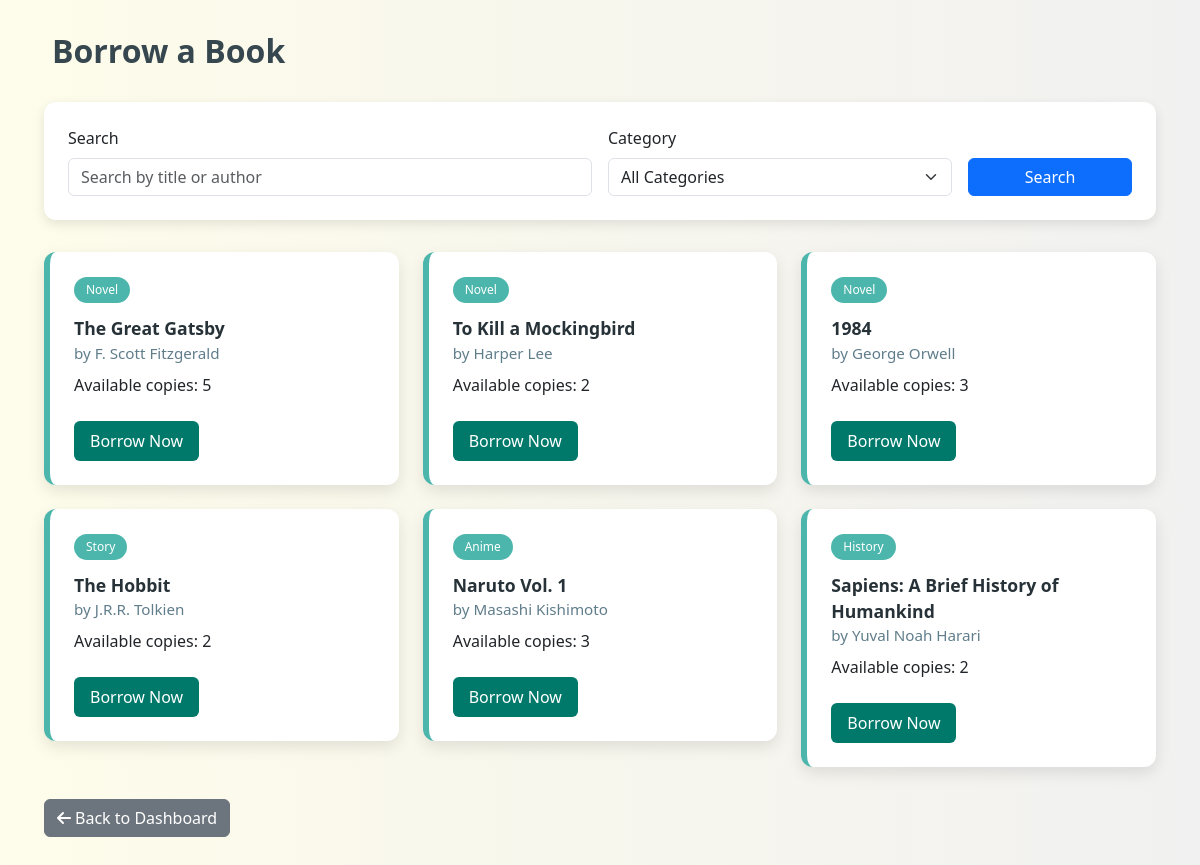
The page /borrow (signed in) on the database as committed earlier.
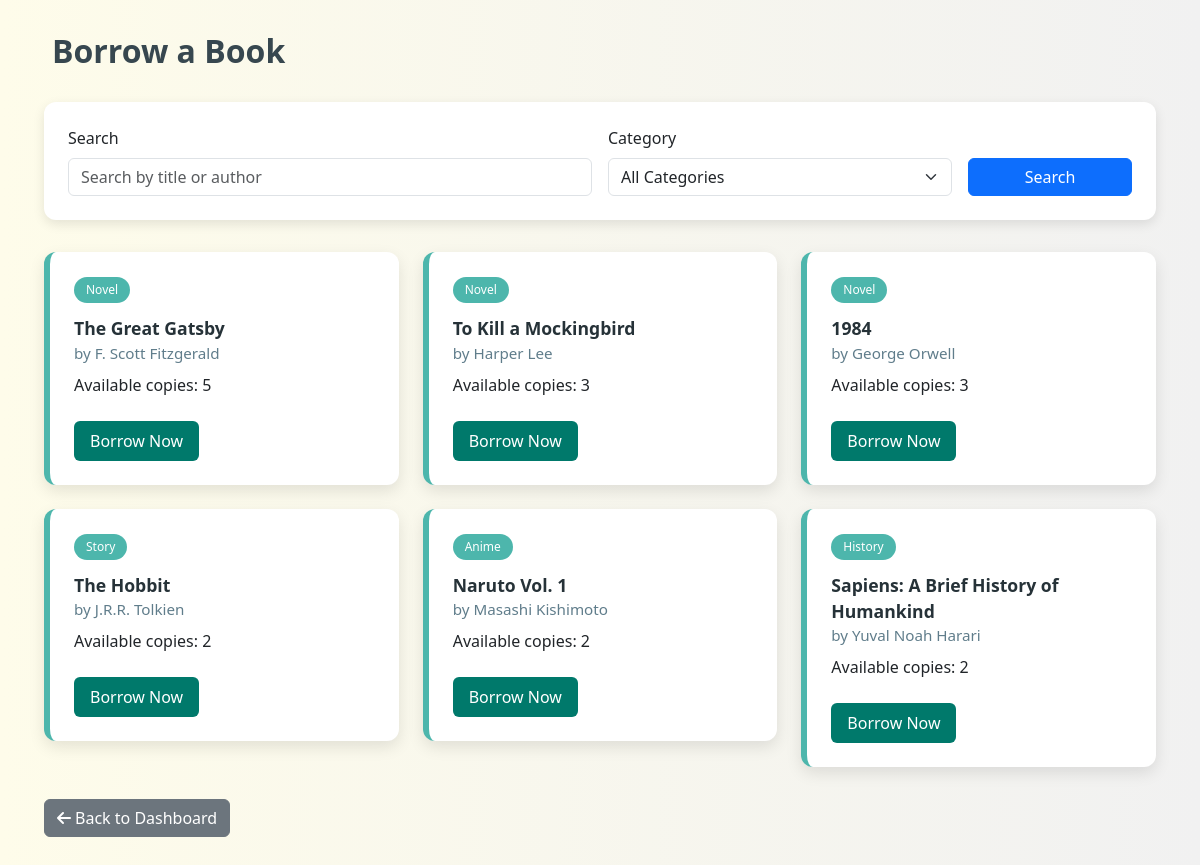
The same page on the database as committed later.
### models.py (models this page shows, shortened)
class Book(db.Model):
    id = db.Column(db.Integer, primary_key=True)
    title = db.Column(db.String(200), nullable=False)
    author = db.Column(db.String(100), nullable=False)
    category = db.Column(db.String(50), nullable=False)
    quantity = db.Column(db.Integer, default=1)
    available_quantity = db.Column(db.Integer, default=1)
    date_added = db.Column(db.DateTime, default=datetime.utcnow)
    borrowed_records = db.relationship('BorrowedBook', backref='book', lazy=True)

### routes.py (the view, shortened to what this page needs)
@app.route('/borrow', methods=['GET', 'POST'])
@login_required
def borrow_books():
    search_form = SearchBookForm()
    borrow_form = BorrowBookForm()
    query = Book.query.filter(Book.available_quantity > 0)
    books = query.all()
    return render_template('borrow.html', books=books, search_form=search_form, borrow_form=borrow_form)

### forms.py
class SearchBookForm(FlaskForm):
    search_term = StringField('Search', validators=[Optional()])
    category = SelectField('Category', choices=[
        ('', 'All Categories'),
        ('Story', 'Story'),
        ('Novel', 'Novel'),
        ('Anime', 'Anime/Manga'),
        ('Biography', 'Biography'),
        ('Motivational', 'Motivational'),
        ('History', 'History'),
        ('Educational', 'Educational')
    ], validators=[Optional()])
    submit = SubmitField('Search')

class BorrowBookForm(FlaskForm):
    book_id = HiddenField('Book ID', validators=[DataRequired()])
    submit = SubmitField('Borrow Now')

### app.py (called while the page is built)
@login_manager.user_loader
def load_user(user_id):
    return db.session.get(User, int(user_id))

### templates/borrow.html (shortened to what this page needs)
<!DOCTYPE html>
<html lang="en">
<head>
  <link href="https://cdn.jsdelivr.net/npm/bootstrap@5.3.0/dist/css/bootstrap.min.css" rel="stylesheet" />
  <link rel="stylesheet" href="https://cdnjs.cloudflare.com/ajax/libs/font-awesome/6.4.0/css/all.min.css">
</head>
<body>
  <div class="container">
    <h2>Borrow a Book</h2>
    <div class="search-box">
      <form method="POST" action="{{ url_for('borrow_books') }}" class="row g-3">
        <div class="col-md-6">
          {{ search_form.search_term.label(class="form-label") }}
          {{ search_form.search_term(class="form-control", placeholder="Search by title or author") }}
        </div>
        <div class="col-md-4">
          {{ search_form.category.label(class="form-label") }}
          {{ search_form.category(class="form-select") }}
        </div>
        <div class="col-md-2 d-flex align-items-end">
          {{ search_form.submit(class="btn btn-primary w-100") }}
        </div>
      </form>
    </div>
    <div class="row g-4">
      {% for book in books %}
      <div class="col-md-4">
        <div class="book-card">
          <div class="category-tag">{{ book.category }}</div>
          <div class="book-title">{{ book.title }}</div>
          <div class="book-author">by {{ book.author }}</div>
          <p class="mt-2">Available copies: {{ book.available_quantity }}</p>
          <button class="btn btn-borrow mt-2 borrow-book-btn" data-id="{{ book.id }}">Borrow Now</button>
        </div>
      </div>
      {% else %}
      <div class="col-12">
        <div class="alert alert-info">
          No books available matching your search criteria.
        </div>
      </div>
      {% endfor %}
    </div>
    <a href="{{ url_for('dashboard') }}" class="btn btn-secondary back-btn">
      <i class="fa-solid fa-arrow-left me-1"></i>Back to Dashboard
    </a>
  </div>
</body>
</html>

Rows that differ between the two databases and show on the page:
changed Book "To Kill a Mockingbird": available_quantity "2" → "3"
changed Book "Naruto Vol. 1": available_quantity "3" → "2"
